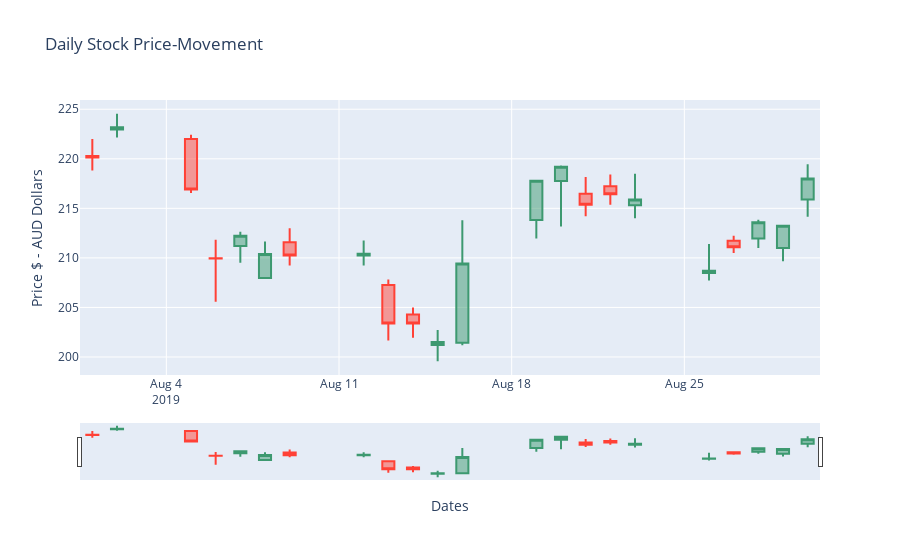

This figure's notebook cell:
### Code cell
import plotly.graph_objects as go
layout = dict(
        title="Daily Stock Price-Movement",
        xaxis=go.layout.XAxis(title=go.layout.xaxis.Title( text="Dates")),
        yaxis=go.layout.YAxis(title=go.layout.yaxis.Title( text="Price $ - AUD Dollars"))
)
data=go.Candlestick(x=daily_df['Date'],open=daily_df['Open'],high=daily_df['High'],low=daily_df['Low'],close=daily_df['Close'])
figSignal = go.Figure(data=data, layout=layout)
figSignal.show()

### Figure 1 — Plotly figure (JSON) as saved in the notebook; plotly's stock layout.template omitted (floating-point values rounded to 4 significant figures)
{"data": [{"close": [218, 213.2, 213.6, 211.1, 208.7, 215.9, 216.4, 215.4, 219.2, 217.8, 209.4, 201.5, 203.4, 203.4, 210.4, 210.2, 210.4, 212.2, 209.9, 216.9, 223.2, 220.1], "high": [219.4, 213.2, 213.9, 212.2, 211.4, 218.5, 218.4, 218.2, 219.3, 217.8, 213.8, 202.7, 205, 207.8, 211.8, 213.0, 211.7, 212.7, 211.8, 222.4, 224.5, 222], "low": [214.2, 209.7, 211, 210.5, 207.7, 214, 215.4, 214.2, 213.2, 211.9, 201.2, 199.6, 201.9, 201.7, 209.2, 209.2, 208.0, 209.5, 205.6, 216.5, 222.2, 218.8], "open": [215.9, 211, 211.9, 211.7, 208.5, 215.3, 217.2, 216.5, 217.8, 213.8, 201.4, 201.2, 204.3, 207.3, 210.2, 211.6, 208.0, 211.2, 210.0, 222, 222.9, 220.3], "type": "candlestick", "x": ["2019-08-30", "2019-08-29", "2019-08-28", "2019-08-27", "2019-08-26", "2019-08-23", "2019-08-22", "2019-08-21", "2019-08-20", "2019-08-19", "2019-08-16", "2019-08-15", "2019-08-14", "2019-08-13", "2019-08-12", "2019-08-09", "2019-08-08", "2019-08-07", "2019-08-06", "2019-08-05", "2019-08-02", "2019-08-01"]}], "layout": {"title": {"text": "Daily Stock Price-Movement"}, "xaxis": {"title": {"text": "Dates"}}, "yaxis": {"title": {"text": "Price $ - AUD Dollars"}}}}
